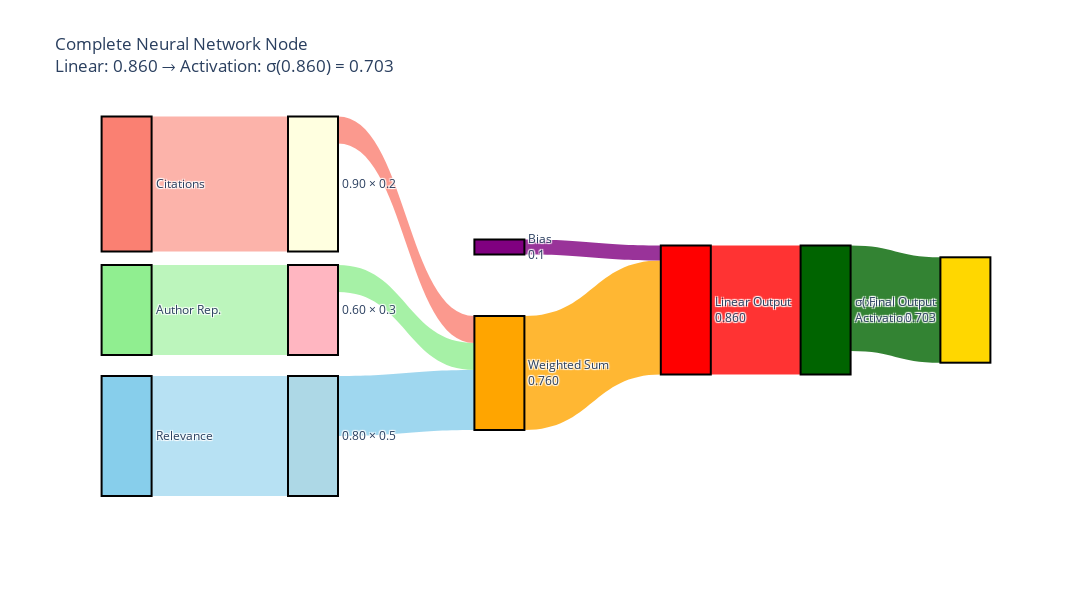

Write notebook code for a chart like this one.
### Markdown cell above
## What is a Neuron?

Let's start with a simple analogy. A biological neuron receives signals, processes them, and fires if the combined input exceeds a threshold.

### Code cell
import plotly.graph_objects as go
import plotly.express as px

# Your data (replace with your actual values)
inputs = [0.8, 0.6, 0.9]  # Relevance, Author Rep., Citations
weights = [0.5, 0.3, 0.2]  # Corresponding weights
bias = 0.1  # Bias term
categories = ['Relevance', 'Author Rep.', 'Citations']

# Calculate weighted contributions
contributions = [i * w for i, w in zip(inputs, weights)]
weighted_sum = sum(contributions)
linear_output = weighted_sum + bias

# Apply activation function (sigmoid as example)
import math
def sigmoid(x):
    return 1 / (1 + math.exp(-x))

activated_output = sigmoid(linear_output)

# Create Sankey diagram with multiplication emphasis and bias
fig = go.Figure(data=[go.Sankey(
    node = dict(
      pad = 20,
      thickness = 50,
      line = dict(color = "black", width = 2),
      label = categories + [f"{inp:.2f} × {w:.1f}" for inp, w in zip(inputs, weights)] + 
              [f"Weighted Sum<br>{weighted_sum:.3f}"] + [f"Bias<br>{bias:.1f}"] + 
              [f"Linear Output<br>{linear_output:.3f}"] + [f"σ(x)<br>Activation"] + [f"Final Output<br>{activated_output:.3f}"],
      color = ["skyblue", "lightgreen", "salmon", "lightblue", "lightpink", "lightyellow", "orange", "purple", "red", "darkgreen", "gold"],
      # Make nodes more circular with better positioning for activation
      x = [0.05, 0.05, 0.05, 0.25, 0.25, 0.25, 0.45, 0.45, 0.65, 0.8, 0.95],
      y = [0.8, 0.5, 0.2, 0.8, 0.5, 0.2, 0.65, 0.35, 0.5, 0.5, 0.5]
    ),
    link = dict(
      source = [0, 1, 2, 3, 4, 5, 6, 7, 8, 9],  # All source nodes
      target = [3, 4, 5, 6, 6, 6, 8, 8, 9, 10],  # Flow pattern with activation
      value = inputs + contributions + [weighted_sum, bias, linear_output, activated_output],  # All flow values
      color = ["rgba(135,206,235,0.6)", "rgba(144,238,144,0.6)", "rgba(250,128,114,0.6)",
               "rgba(135,206,235,0.8)", "rgba(144,238,144,0.8)", "rgba(250,128,114,0.8)",
               "rgba(255,165,0,0.8)", "rgba(128,0,128,0.8)", "rgba(255,0,0,0.8)", "rgba(0,100,0,0.8)"]
    ))])

fig.update_layout(
    title_text=f"Complete Neural Network Node<br>Linear: {linear_output:.3f} → Activation: σ({linear_output:.3f}) = {activated_output:.3f}",
    font_size=12,
    width=1250,
    height=600
)

fig.show()

# Alternative: More detailed version with intermediate nodes
print("\n" + "="*60)
print("COMPLETE NEURAL NETWORK NODE BREAKDOWN:")
print("="*60)
for i, (cat, inp, weight, contrib) in enumerate(zip(categories, inputs, weights, contributions)):
    print(f"{cat}: {inp:.2f} × {weight:.1f} = {contrib:.3f}")
print(f"Weighted Sum: {' + '.join([f'{c:.3f}' for c in contributions])} = {weighted_sum:.3f}")
print(f"Add Bias: {weighted_sum:.3f} + {bias:.1f} = {linear_output:.3f}")
print(f"Apply Activation: σ({linear_output:.3f}) = {activated_output:.3f}")
print(f"Final Activated Output: {activated_output:.3f}")
print("="*60)

### Figure 1 — Plotly figure (JSON) as saved in the notebook; plotly's stock layout.template omitted (floating-point values rounded to 4 significant figures)
{"data": [{"link": {"color": ["rgba(135,206,235,0.6)", "rgba(144,238,144,0.6)", "rgba(250,128,114,0.6)", "rgba(135,206,235,0.8)", "rgba(144,238,144,0.8)", "rgba(250,128,114,0.8)", "rgba(255,165,0,0.8)", "rgba(128,0,128,0.8)", "rgba(255,0,0,0.8)", "rgba(0,100,0,0.8)"], "source": [0, 1, 2, 3, 4, 5, 6, 7, 8, 9], "target": [3, 4, 5, 6, 6, 6, 8, 8, 9, 10], "value": [0.8, 0.6, 0.9, 0.4, 0.18, 0.18, 0.76, 0.1, 0.86, 0.7027]}, "node": {"color": ["skyblue", "lightgreen", "salmon", "lightblue", "lightpink", "lightyellow", "orange", "purple", "red", "darkgreen", "gold"], "label": ["Relevance", "Author Rep.", "Citations", "0.80 × 0.5", "0.60 × 0.3", "0.90 × 0.2", "Weighted Sum<br>0.760", "Bias<br>0.1", "Linear Output<br>0.860", "σ(x)<br>Activation", "Final Output<br>0.703"], "line": {"color": "black", "width": 2}, "pad": 20, "thickness": 50, "x": [0.05, 0.05, 0.05, 0.25, 0.25, 0.25, 0.45, 0.45, 0.65, 0.8, 0.95], "y": [0.8, 0.5, 0.2, 0.8, 0.5, 0.2, 0.65, 0.35, 0.5, 0.5, 0.5]}, "type": "sankey"}], "layout": {"font": {"size": 12}, "height": 600, "title": {"text": "Complete Neural Network Node<br>Linear: 0.860 → Activation: σ(0.860) = 0.703"}, "width": 1250}}
